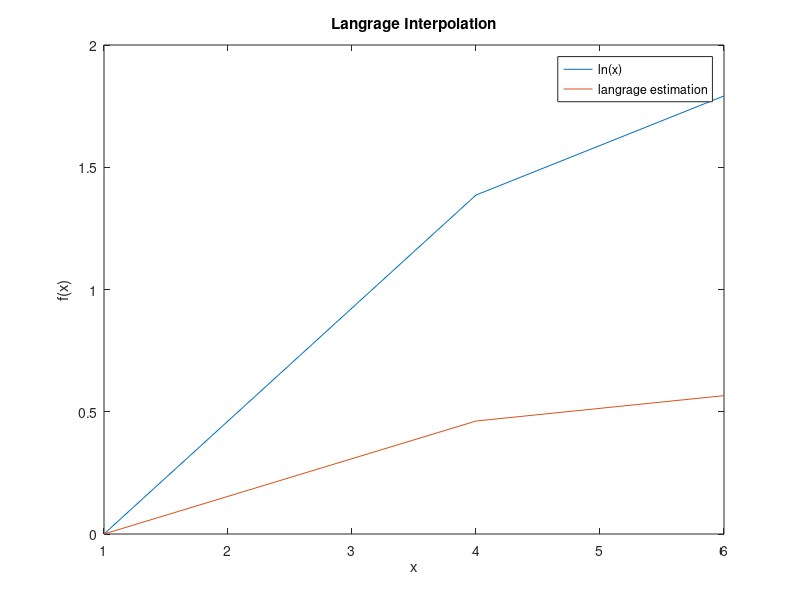

Here is the MATLAB script that generated this plot:
function[] = interpolacion_langrage()
%polinomios de interpolacion de langrage 
%From the book metodos numericos para ingenieros Steven C. Chapra
%pag 517

%x0 = xt(1)
%x1 = xt(2)
%x2 = xt(3)
%f(x0) = ft(1)
%f(x1) = ft(2)
%f(x2) = ft(3)
%xt = in:h:fn;
%ft = log(xt);
xt = [1,4,6];
ft = [0,1.386294,1.791760];
%f1(x) = ((x-x1)/(x0-x1)) f(x0) + ((x-x0)/(x1-x0)f(x1)
%f1(2)  
x = 2;
f1 = ( ((x-xt(2))/(xt(1) - xt(2))) * (ft(1))) + (((x-xt(1)))/(xt(2)-xt(1)))*ft(2); 


%Para evaluar f2, se descompone en f21,f22,f23 entonces
%f2 = f21 + f22 + f23;

%f21 = (((x-x1)(x-x2))/((x0-x1)(x0-x2)))(f(x0))
%f22 = (((x-x0)(x-x2))/((x1-x0)(x1-x2)))(f(x1))
%f23 = (((x-x0)(x-x1))/((x2-x0)(x2-x1)))(f(x2))

f21 = (((x-xt(2))*(x-xt(3)))/((xt(1)-xt(2))*(xt(1)-xt(3))))*(ft(1));
f22 = (((x-xt(1))*(x-xt(3)))/((xt(2)-xt(1))*(xt(2)-xt(3))))*(ft(2));
f23 = (((x-xt(1))*(x-xt(2)))/((xt(3)-xt(1))*(xt(3)-xt(2))))*(ft(3));

f2 = f21 + f22 + f23;

fx(1) = 0;
fx(2) = f1;
fx(3) = f2;

plot(xt,ft)
hold on
plot(xt,fx)
hold off
xlabel('x')
ylabel('f(x)')
legend('ln(x)','langrage estimation')
title('Langrage Interpolation');



end